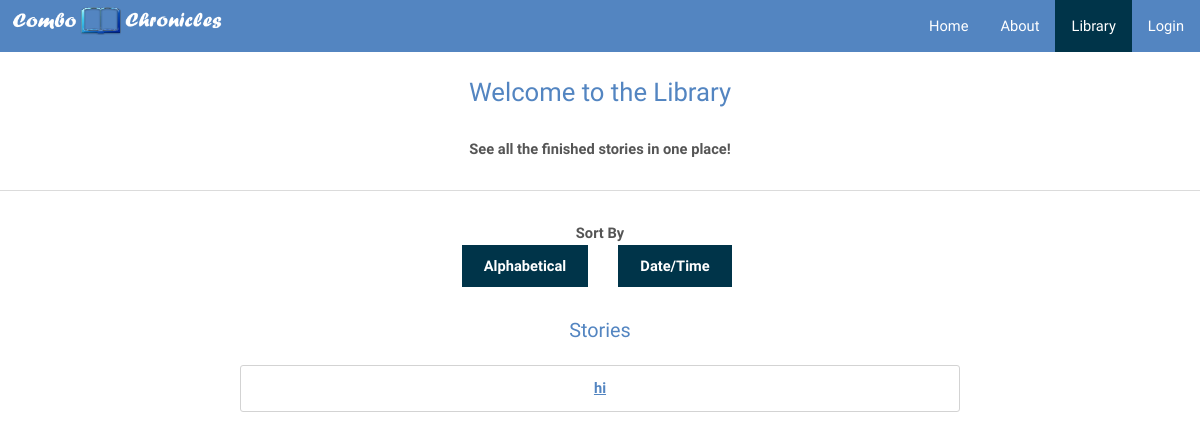
Before: /library/ with the older database file.
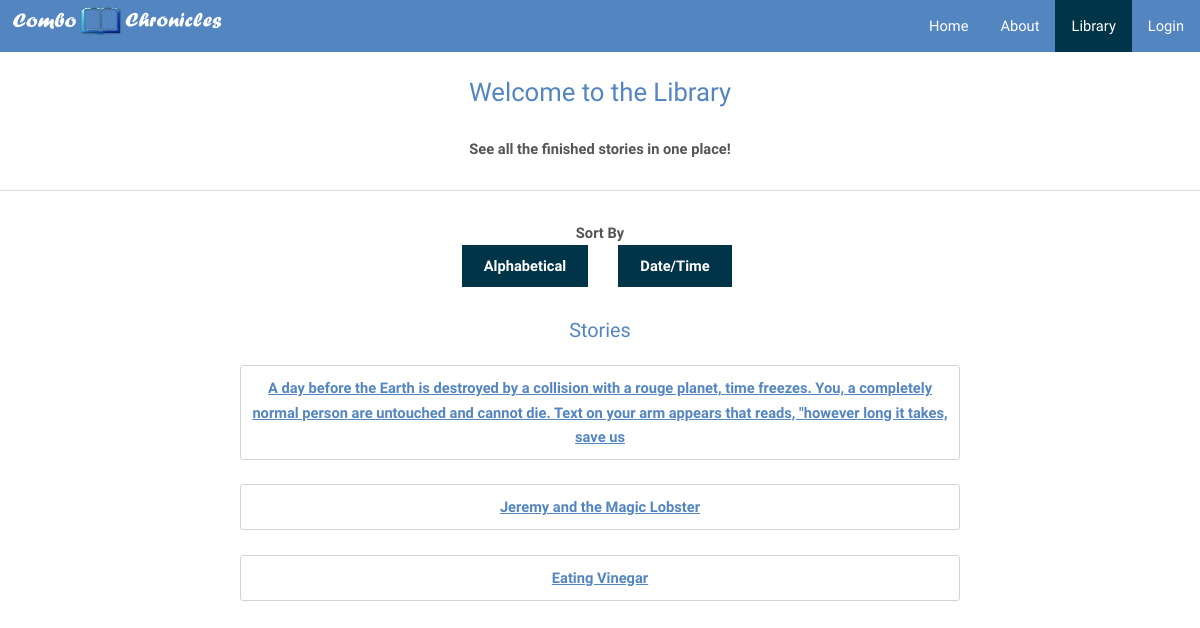
After: the same page with the newer database file.
### tables this page shows
CREATE TABLE stories (storyid INTEGER PRIMARY KEY, title TEXT NOT NULL);

### app.py (the view)
@app.route("/library/", methods=['GET','POST'])
def library():
	return render_template('library.html', title = "Library", stories = functions.libraryStoriesDict())

### functions.py (called while the page is built)
def returnFinished(sortOrder):
	db = sql.connect(STORIES)
	c1 = db.cursor()
	c2 = db.cursor()
	stories = c1.execute("SELECT DISTINCT storyid FROM entries ORDER BY ? ASC" , (sortOrder,))
	storyList = []
	for story in stories:
		l = list(c2.execute("SELECT * FROM entries WHERE entries.storyid == ?" , story))
		if len(l) >= 10:
			storyList.append(story[0])
	return storyList

def libraryStoriesDict():
	db = sql.connect(STORIES)
	c = db.cursor()
	tup = tuple(returnFinished('storyid'))
	if len(tup) == 1:
		strtup = str(tup).replace(",","")
	else:
		strtup = str(tup)
	timeStories = "SELECT * FROM stories WHERE storyid in " + strtup + "ORDER BY storyid ASC"
	list = c.execute(timeStories)
       	storyDict = []
	for i in list:
		storyDict.append(i)
	return storyDict

### templates/library.html (shortened to what this page needs)
{% extends "index.html" %}
{% block libact %}class="active"{% endblock %}
{% block content %}
	<center>
	<h2>Welcome to the Library</h2>
		<b>See all the finished stories in one place!</b>
		<hr>
	<b>Sort By</b>
	<section>
    <div id="one">
    <form action = "/library/alpha" method = "POST">
	    <input type="submit" name = "sort" value = "Alphabetical">
	</form>
    </div>
    <div id="two">
    <form action = "/library/time" method = "POST">
	    <input type="submit" name = "sort" value = "Date/Time">
	</form>
    </div>
	</section>
	</center>
	{% if mode != 0 %}
				<br>
                <br>
                <center>
                <h3> Stories </h3>
                {%for story in stories%}
                <a href="/story/{{story[0]}}/{{story[1]}}">
                	<div class="libstory_wrapper">
                		{{story[1]}}
                	</div>
                </a>
                <br>
                {%endfor%}
                </center>
	{% endif %}
{% endblock %}

### templates/index.html (shortened to what this page needs)
<!DOCTYPE html>
<html>
	<head>
		<link type="text/css" rel="stylesheet" href="{{ url_for('static', filename='stylesheets/index.css') }}" />
	</head>
	<body>
		<ul>
			{% if 'username' not in session %}
			<li><a {% block loginact %}{% endblock %} href="/login">Login</a></li>
			{% endif %}
			<li><a {% block libact %}{% endblock %} href="/library">Library</a></li>
			{% if 'username' not in session %}
			<li><a {% block abact %}{% endblock %} href="/about">About</a></li>
			{% endif %}
			<li><a {% block homeact %}{% endblock %} href="/">Home</a></li>
			<li style="float:left"><img src="/static/img/bluebook.png" alt="ComboChronicles" height="40" width="225"></li>
		</ul>
		<br>
		<br>
		<br>
		{% block content %}
		{% endblock %}
	</body>
</html>

### static/stylesheets/index.css (style rules this page uses)
body { margin:0; }
ul { list-style-type: none; margin: 0; padding: 0; overflow: hidden; background-color: #5385c1; position: fixed; top: 0; width: 100%; }
li { float: right; }
li a { display: block; color: white; text-align: center; padding: 14px 16px; text-decoration: none; }
.active { background-color: #003449; }
section { width: 25%; margin: auto; padding: 10px; }
div#one { width: 50%; float: left; }
div#two { width: 50%; float: right; }
.libstory_wrapper { width: 60%; border: thin solid lightgray; padding: 10px; border-radius: 3px; text-decoration: none; font-weight: bold; }
html, body, div, span, applet, object, iframe, h1, h2, h3, h4, h5, h6, p, blockquote, pre, a, abbr, acronym, address, big, cite, code, del, dfn, em, img, ins, kbd, q, s, samp, small, strike, strong, sub, sup, tt, var, b, u, i, center, dl, dt, dd, ol, ul, li, fieldset, form, label, legend, table, caption, tbody, tfoot, thead, tr, th, td, article, aside, canvas, details, embed, figure, figcaption, footer, header, hgroup, menu, nav, output, ruby, section, summary, time, mark, audio, video { margin: 0; padding: 0; border: 0; font-size: 100%; font: inherit; vertical-align: baseline; }
article, aside, details, figcaption, figure, footer, header, hgroup, menu, nav, section { display: block; }
body { line-height: 1; }
body { -webkit-text-size-adjust: none; }
*, *:before, *:after { -moz-box-sizing: border-box; -webkit-box-sizing: border-box; box-sizing: border-box; }
body { -ms-overflow-style: scrollbar; }
body { background: #fff; }
body, input, select, textarea { color: #9a9a9a; font-family: "Raleway", Arial, Helvetica, sans-serif; font-size: 13pt; font-weight: 300; line-height: 1.65; }
@media screen and (max-width: 1680px) { body, input, select, textarea { font-size: 11pt; } }
@media screen and (max-width: 1280px) { body, input, select, textarea { font-size: 11pt; } }
a { color: #5385c1; text-decoration: underline; }
strong, b { color: #555; font-weight: 600; }
h1, h2, h3, h4, h5, h6 { color: #5385c1; font-weight: 300; line-height: 1.5; margin: 0 0 1em 0; }
h2 { font-size: 1.75em; font-weight: 100; }
h3 { font-size: 1.35em; }
hr { border: 0; border-bottom: solid 1px #dbdbdb; margin: 2em 0; }
form { margin: 0 0 2em 0; }
input[type="submit"], input[type="reset"], input[type="button"], button, .button { -moz-appearance: none; -webkit-appearance: none; -ms-appearance: none; appearance: none; -moz-transition: background-color 0.2s ease-in-out, color 0.2s ease-in-out; -webkit-transition: background-color 0.2s ease-in-out, color 0.2s ease-in-out; -ms-transition: background-color 0.2s ease-in-out, color 0.2s ease-in-out; transition: background-color 0.2s ease-in-out, color 0.2s ease-in-out; background-color: #003449; border-radius: 0; border: 0; color: #ffffff !important; cursor: pointer; display: inline-block; font-weight: 600; height: 2.85em; line-height: 2.95em; padding: 0 1.5em; text-align: center; text-decoration: none; white-space: nowrap; }

Changed rows visible on the page:
changed stories: title "hi" → "A day before the Earth is destroyed by a collision with a rouge planet, time freezes. You, a completely normal person are untouched and cannot die. Text on your arm appears that reads, \"however long it takes, save us"
now on this page (row edited): stories: title "Jeremy and the Magic Lobster"
now on this page (row edited): stories: title "Eating Vinegar"
